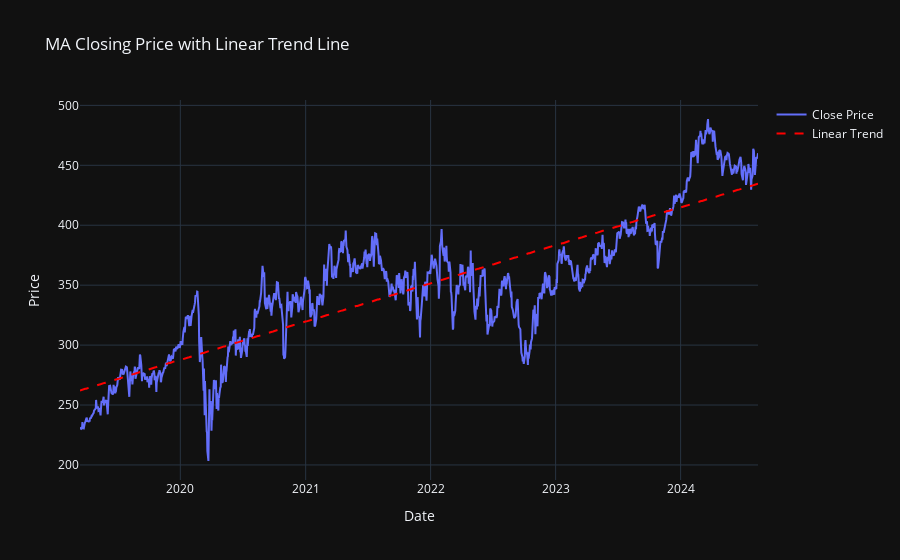

Notebook cell for this chart:
### Markdown cell above
#### Let's begin our EDA analysis with a simple look at Closing price over time.  We will be using Plotly a lot here, as we can use the interactivity of a singular plot to make multiple insights.

### Code cell
x = np.arange(len(ma_data))
y = ma_data['Close_core'].values

slope, intercept, r_value, p_value, std_err = linregress(x, y)

regression_line = slope * x + intercept


fig = go.Figure()

fig.add_trace(go.Scatter(x = ma_data.index, y = ma_data['Close_core'], mode = 'lines', name = 'Close Price'))

fig.add_trace(go.Scatter(x = ma_data.index, y = regression_line, mode = 'lines', name = 'Linear Trend', line = dict(color = 'red', dash = 'dash')))

fig.update_layout(title = 'MA Closing Price with Linear Trend Line', xaxis_title = 'Date', yaxis_title = 'Price', template = 'plotly_dark')

fig.show()

### Figure 1 — Plotly figure (JSON) as saved in the notebook; plotly's stock layout.template omitted (floating-point values rounded to 4 significant figures; data arrays with more than 128 entries replaced by an {"elided": "..."} marker saying what was removed)
{"data": [{"mode": "lines", "name": "Close Price", "type": "scatter", "x": {"elided": "1365 str values"}, "y": {"elided": "1365 float values"}}, {"line": {"color": "red", "dash": "dash"}, "mode": "lines", "name": "Linear Trend", "type": "scatter", "x": {"elided": "1365 str values"}, "y": {"elided": "1365 float values"}}], "layout": {"title": {"text": "MA Closing Price with Linear Trend Line"}, "xaxis": {"title": {"text": "Date"}}, "yaxis": {"title": {"text": "Price"}}}}
